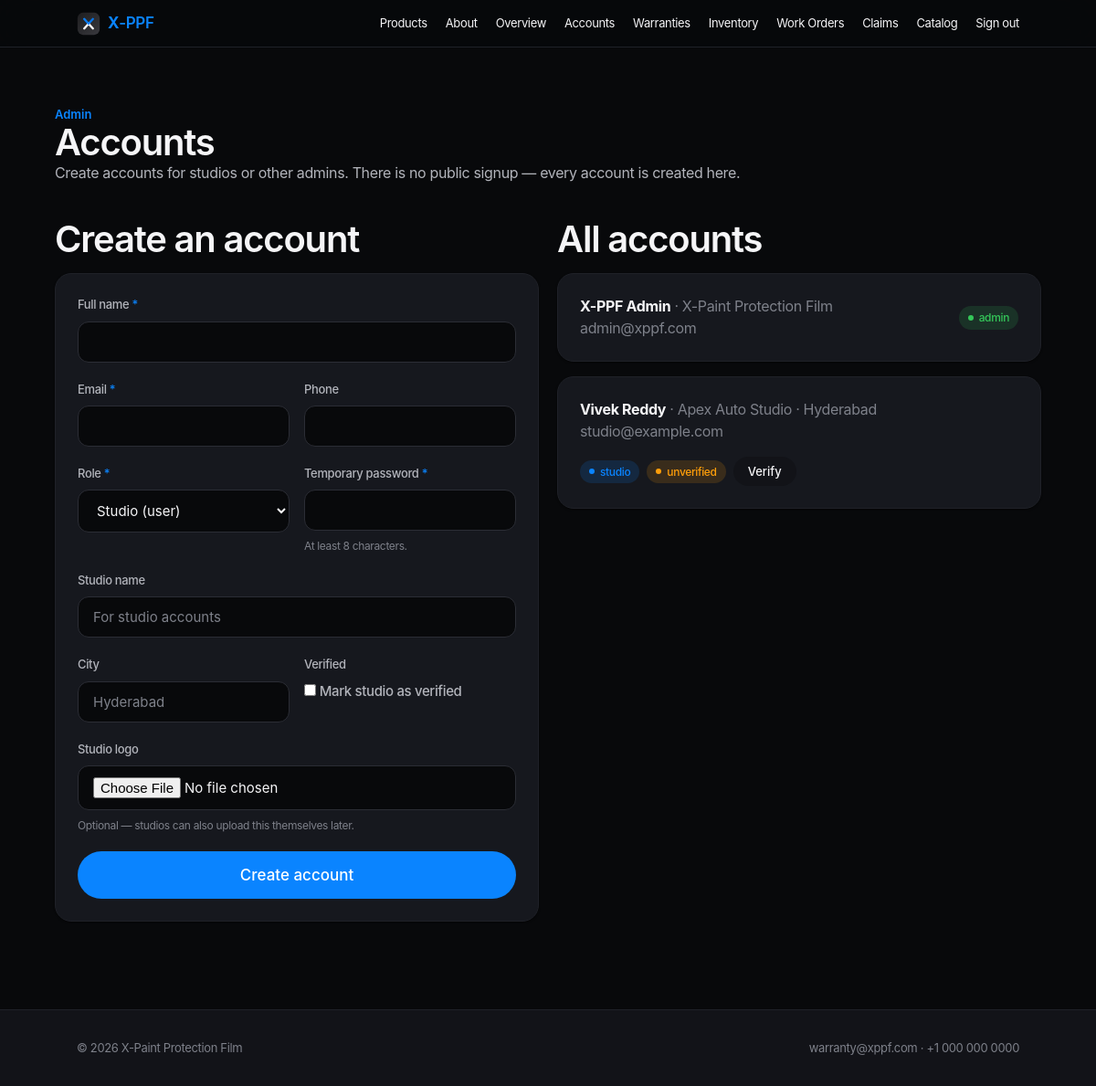
Page /admin/users (signed in) on the committed database.
### tables this page shows
CREATE TABLE users (
    id            INTEGER PRIMARY KEY AUTOINCREMENT,
    name          TEXT NOT NULL,
    email         TEXT NOT NULL UNIQUE,
    phone         TEXT,
    password_hash TEXT NOT NULL,
    role          TEXT NOT NULL DEFAULT 'studio',      -- 'admin' | 'studio'
    studio_name   TEXT,
    studio_logo   TEXT,
    city          TEXT,
    verified      INTEGER NOT NULL DEFAULT 0,
    created_at    TEXT NOT NULL
);

### app.py (the view, shortened to what this page needs)
@app.route("/admin/users", methods=["GET", "POST"])
@admin_required
def admin_users():
    return render_template("admin_users.html", users=db.list_users())

### app.py (called while the page is built)
@app.context_processor
def inject_globals():
    return {
        "current_user": _current_user(),
        "current_role": session.get("role"),
        "year": datetime.utcnow().year,
        "min_pw": MIN_PASSWORD_LEN,
        "brand": {
            "name": "X-Paint Protection Film",
            "short": "X-PPF",
            "tagline": "Protection, certified.",
            "email": "warranty@xppf.com",
            "phone": "+1 000 000 0000",
            "address": "X-Paint Protection Film",
        },
    }

def _current_user():
    uid = session.get("user_id")
    return db.get_user(uid) if uid else None

def admin_required(f):
    @wraps(f)
    def wrapper(*args, **kwargs):
        if "user_id" not in session:
            return redirect(url_for("login", next=request.path))
        if session.get("role") != "admin":
            abort(403)
        return f(*args, **kwargs)
    return wrapper

### db.py (called while the page is built)
def get_conn():
    conn = sqlite3.connect(DB_PATH)
    conn.row_factory = sqlite3.Row
    conn.execute("PRAGMA foreign_keys = ON")
    return conn

def get_user(user_id):
    conn = get_conn()
    try:
        return conn.execute("SELECT * FROM users WHERE id = ?", (user_id,)).fetchone()
    finally:
        conn.close()

def list_users():
    conn = get_conn()
    try:
        return conn.execute("SELECT * FROM users ORDER BY role, name").fetchall()
    finally:
        conn.close()

### templates/admin_users.html (shortened to what this page needs)
{% extends "base.html" %}
{% block content %}
<section class="container page">
  <div class="page-head"><p class="eyebrow">Admin</p><h1>Accounts</h1>
    <p class="secondary">Create accounts for studios or other admins. There is no public signup — every account is created here.</p></div>
  <div class="grid g2">
    <div>
      <h2 style="margin-bottom:var(--s4)">Create an account</h2>
      <div class="card">
        <form method="POST" enctype="multipart/form-data">
          <div class="field"><label>Full name <span class="req">*</span></label><input type="text" name="name" required></div>
          <div class="frow">
            <div class="field"><label>Email <span class="req">*</span></label><input type="email" name="email" required></div>
            <div class="field"><label>Phone</label><input type="text" name="phone"></div>
          </div>
          <div class="frow">
            <div class="field"><label>Role <span class="req">*</span></label>
              <select name="role"><option value="studio">Studio (user)</option><option value="admin">Admin</option></select></div>
            <div class="field"><label>Temporary password <span class="req">*</span></label>
              <input type="text" name="password" required minlength="{{ min_pw }}">
              <p class="hint">At least {{ min_pw }} characters.</p></div>
          </div>
          <div class="field"><label>Studio name</label><input type="text" name="studio_name" placeholder="For studio accounts"></div>
          <div class="frow">
            <div class="field"><label>City</label><input type="text" name="city" placeholder="Hyderabad"></div>
            <div class="field"><label>Verified</label>
              <label class="row" style="gap:var(--s2);font-size:var(--fs-base)"><input type="checkbox" name="verified" style="width:auto"> Mark studio as verified</label></div>
          </div>
          <div class="field"><label>Studio logo</label><input type="file" name="logo" accept="image/*">
            <p class="hint">Optional — studios can also upload this themselves later.</p></div>
          <button class="btn btn-primary btn-block btn-lg" type="submit">Create account</button>
        </form>
      </div>
    </div>
    <div>
      <h2 style="margin-bottom:var(--s4)">All accounts</h2>
      <div class="stack">
        {% for u in users %}
        <div class="card row between">
          <div class="row" style="gap:var(--s3)">
            <div><b>{{ u['name'] }}</b>{% if u['studio_name'] %} <span class="muted">· {{ u['studio_name'] }}</span>{% endif %}{% if u['city'] %} <span class="muted">· {{ u['city'] }}</span>{% endif %}<br>
              <span class="muted">{{ u['email'] }}</span></div>
          </div>
          <div class="row" style="gap:var(--s2)">
            <span class="badge {{ 'b-approved' if u['role']=='admin' else 'b-received' }}">{{ u['role'] }}</span>
            {% if u['role']=='studio' %}
              {% if u['verified'] %}<span class="badge b-approved">verified</span>{% else %}<span class="badge b-pending">unverified</span>{% endif %}
              <form method="POST" action="{{ url_for('admin_user_verify', user_id=u['id']) }}">
                <button class="btn btn-ghost btn-sm" type="submit">{{ 'Unverify' if u['verified'] else 'Verify' }}</button></form>
            {% endif %}
          </div>
        </div>
        {% endfor %}
      </div>
    </div>
  </div>
</section>
{% endblock %}

### templates/base.html (shortened to what this page needs)
<!DOCTYPE html>
<html lang="en">
<head>
  <link rel="stylesheet" href="{{ url_for('static', filename='css/tokens.css') }}">
  <link rel="stylesheet" href="{{ url_for('static', filename='css/app.css') }}">
</head>
<body>
  <nav class="nav no-print">
    <div class="container nav-inner">
      <a href="{{ url_for('index') }}" class="brand">
        <img src="{{ url_for('static', filename='img/xppf-logo.svg') }}" alt="X-PPF">
        <span class="bt"><b>X</b>-PPF</span>
      </a>
      <div class="nav-links" id="navLinks">
        <a href="{{ url_for('products') }}">Products</a>
        <a href="{{ url_for('about') }}">About</a>
        {% if current_user %}
          {% if current_role == 'admin' %}
            <a href="{{ url_for('admin_dashboard') }}">Overview</a>
            <a href="{{ url_for('admin_users') }}">Accounts</a>
            <a href="{{ url_for('admin_warranties') }}">Warranties</a>
            <a href="{{ url_for('admin_inventory') }}">Inventory</a>
            <a href="{{ url_for('admin_orders') }}">Work Orders</a>
            <a href="{{ url_for('admin_claims') }}">Claims</a>
            <a href="{{ url_for('admin_products') }}">Catalog</a>
          {% else %}
            <a href="{{ url_for('studio_dashboard') }}">Dashboard</a>
            <a href="{{ url_for('warranty_register') }}">Register</a>
            <a href="{{ url_for('my_warranties') }}">Warranties</a>
            <a href="{{ url_for('inventory') }}">Inventory</a>
            <a href="{{ url_for('studio_profile') }}">Studio</a>
          {% endif %}
          <a href="{{ url_for('logout') }}">Sign out</a>
        {% else %}
          <a href="{{ url_for('login') }}" class="cta">Sign in</a>
        {% endif %}
      </div>
    </div>
  </nav>
  <main>
    {% block content %}{% endblock %}
  </main>
  <footer class="site no-print">
    <div class="container row between">
      <span>© {{ year }} {{ brand.name }}</span>
      <span class="row" style="gap:var(--s4)">
        <span>{{ brand.email }} · {{ brand.phone }}</span>
      </span>
    </div>
  </footer>
</body>
</html>

### static/css/tokens.css (style rules this page uses)
:root { --bg-page: #08090b; --bg-subtle: #121318; --bg-elevated: #16181e; --bg-ink: #000000; --bg-ink-soft: #1b1d24; --text-primary: #f5f5f7; --text-secondary: #b2b4bb; --text-muted: #7e818a; --text-on-ink: #f5f5f7; --text-on-ink-2: #a1a1a6; --border: #2b2d35; --border-subtle: #1f2128; --accent: #0a84ff; --accent-hover: #3b9dff; --accent-press: #0a84ff; --accent-soft: rgba(10,132,255,0.16); --ok: #34c759; --ok-soft: rgba(52,199,89,0.15); --warn: #ff9f0a; --warn-soft: rgba(255,159,10,0.15); --err: #ff453a; --err-soft: rgba(255,69,58,0.15); --info: #0a84ff; --info-soft: rgba(10,132,255,0.15); --font: -apple-system, BlinkMacSystemFont, 'Inter', 'Segoe UI', Roboto, sans-serif; --mono: 'SF Mono', ui-monospace, 'JetBrains Mono', Menlo, monospace; --fs-xs: .75rem; --fs-sm: .8125rem; --fs-base: .9375rem; --fs-md: 1.0625rem; --fs-lg: 1.375rem; --fs-xl: 1.75rem; --fs-2xl: 2.5rem; --fs-3xl: 3.5rem; --fs-4xl: 4.75rem; --w-regular: 400; --w-medium: 500; --w-semibold: 600; --w-bold: 700; --track-tight: -0.022em; --track-tighter: -0.03em; --track-wide: 0.06em; --s1:.25rem; --s2:.5rem; --s3:.75rem; --s4:1rem; --s5:1.25rem; --s6:1.5rem; --s8:2rem; --s10:2.5rem; --s12:3rem; --s16:4rem; --s20:5rem; --s24:6rem; --s32:8rem; --r-sm:8px; --r-md:12px; --r-lg:18px; --r-xl:24px; --r-2xl:32px; --r-full:9999px; --sh-sm: 0 1px 2px rgba(0,0,0,.5); --sh-md: 0 6px 22px rgba(0,0,0,.55); --sh-lg: 0 16px 48px rgba(0,0,0,.6); --sh-xl: 0 28px 70px rgba(0,0,0,.7); --t-fast: 150ms; --t-base: 280ms; --t-slow: 600ms; --ease: cubic-bezier(0.16,1,0.3,1); --ease-quart: cubic-bezier(0.25,1,0.5,1); }

### rows in the picture
users: name "X-PPF Admin", studio_name "X-Paint Protection Film", email "admin@xppf.com", role "admin", name "X-Paint Protection Film"
users: name "Vivek Reddy", studio_name "Apex Auto Studio", city "Hyderabad", email "studio@example.com", role "studio", shows "unverified", verified "Verify"

### other values in the picture
{{ min_pw }} "8"
{{ brand.email }} "warranty@xppf.com"
{{ brand.phone }} "+1 000 000 0000"
